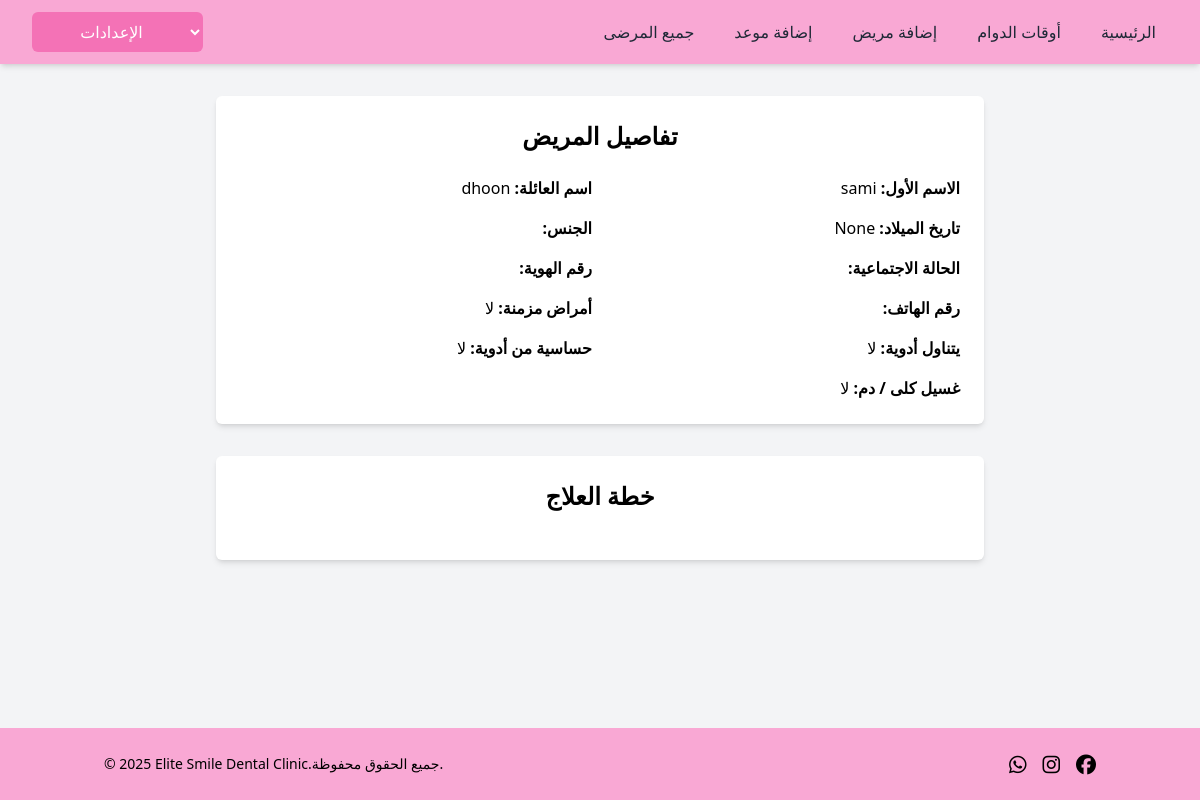
/doctor/patient_details_display/8, run on an earlier commit of the app's database.
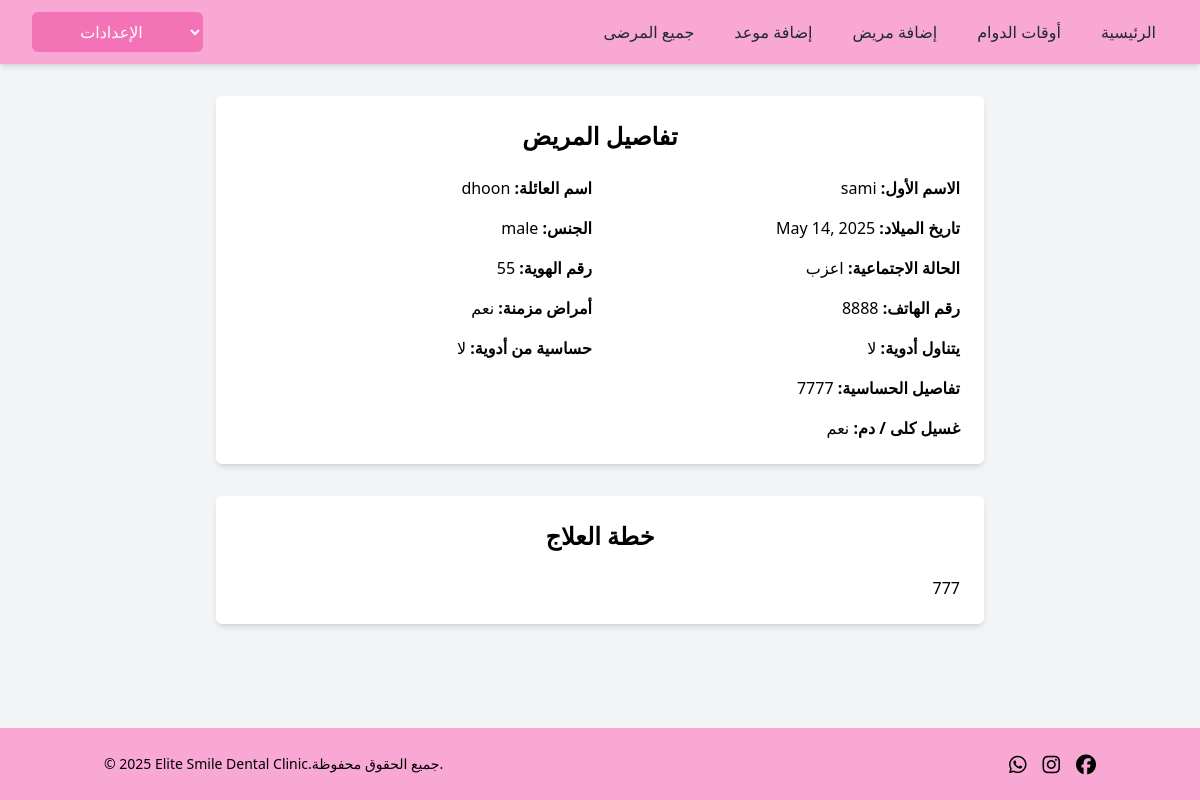
And on a later commit of the database.
### clinic_app/models.py (models this page shows, shortened)
class User(models.Model):
    first_name = models.CharField(max_length=255)
    last_name = models.CharField(max_length=255)
    email = models.CharField(max_length=255)
    password = models.CharField(max_length=255)
    role = models.CharField(max_length=255, default='patient')
    doctor = models.ForeignKey('self', null=True, blank=True, on_delete=models.SET_NULL, related_name='patients')
    birth_date = models.DateField(blank=True, null=True)
    gender = models.CharField(max_length=10, blank=True)  # No need for null=True in CharField
    social_status = models.CharField(max_length=20, blank=True)
    id_number = models.CharField(max_length=20, blank=True)
    phone = models.CharField(max_length=20, blank=True)
    chronic_disease = models.BooleanField(default=False)
    takes_medications = models.BooleanField(default=False)
    drug_allergy = models.BooleanField(default=False)
    allergy_details = models.TextField(blank=True)
    dialysis =models.BooleanField(default=False)
    treatment_plan = models.TextField(blank=True)
    created_at = models.DateTimeField(auto_now_add=True)
    updated_at = models.DateTimeField(auto_now=True)
    objects = UserManager()

### doctor_app/views.py (the view)
# urls.py: path('patient_details_display/<int:patientid>', views.patient_details_display, name='patient_details_display'),
def patient_details_display(request,patientid):
    context={
        'patient':User.objects.get(id=patientid)
    }
    return render(request,'doctor/patient_details_display.html',context)

### doctor_app/templates/doctor/patient_details_display.html (shortened to what this page needs)
<!DOCTYPE html>
<html lang="ar" dir="rtl">
<head>
    <script src="https://cdn.tailwindcss.com"></script>
</head>
<body class="bg-gray-100 font-sans">
    <div dir="ltr">
        {% include 'doctor/navbardoctor.html' %}
    </div>
    <div class="max-w-3xl mx-auto p-6 bg-white shadow-md rounded-md mt-8">
        <h1 class="text-2xl font-bold mb-6 text-center">تفاصيل المريض</h1>
        <div class="grid grid-cols-1 sm:grid-cols-2 gap-4">
            <div><strong>الاسم الأول:</strong> {{ patient.first_name }}</div>
            <div><strong>اسم العائلة:</strong> {{ patient.last_name }}</div>
            <div><strong>تاريخ الميلاد:</strong> {{ patient.birth_date }}</div>
            <div><strong>الجنس:</strong> {{ patient.gender }}</div>
            <div><strong>الحالة الاجتماعية:</strong> {{ patient.social_status}}</div>
            <div><strong>رقم الهوية:</strong> {{ patient.id_number }}</div>
            <div><strong>رقم الهاتف:</strong> {{ patient.phone }}</div>
            <div><strong>أمراض مزمنة:</strong> {{ patient.chronic_disease|yesno:"نعم,لا" }}</div>
            <div><strong>يتناول أدوية:</strong> {{ patient.current_medication|yesno:"نعم,لا" }}</div>
            <div><strong>حساسية من أدوية:</strong> {{ patient.drug_allergy|yesno:"نعم,لا" }}</div>
            {% if patient.allergy_details %}
            <div class="col-span-2"><strong>تفاصيل الحساسية:</strong> {{ patient.allergy_details }}</div>
            {% endif %}
            <div><strong>غسيل كلى / دم:</strong> {{ patient.dialysis|yesno:"نعم,لا" }}</div>
        </div>
    </div>
    <div class="max-w-3xl mx-auto p-6 bg-white shadow-md rounded-md mt-8">
        <h1 class="text-2xl font-bold mb-6 text-center">خطة العلاج</h1>
        <div class="grid grid-cols-1 sm:grid-cols-2 gap-4">
            <div>{{patient.treatment_plan}}</div>
        </div>
    </div>
    <div dir="ltr">
        {% include 'clinic/footer.html' %}
    </div>
</body>
</html>

### doctor_app/templates/doctor/navbardoctor.html (shortened to what this page needs)
<!DOCTYPE html>
<html lang="ar" dir="rtr">
<head>
    <script src="https://cdn.tailwindcss.com"></script>
</head>
<body class="bg-gray-50">
    <nav class="bg-pink-300 shadow-md">
        <div class="max-w-8xl mx-auto px-4 sm:px-6 lg:px-8">
            <div class="flex justify-between h-16 items-center">
                <div class="relative inline-block">
                    <select id="settingsSelect" onchange="handleSelect(this)"
                        class="bg-pink-400 text-white text-center px-4 py-2 rounded-md font-medium focus:outline-none focus:ring-2 focus:ring-pink-600 hover:bg-pink-500">
                        <option selected disabled>الإعدادات</option>
                    </select>
                </div>
                <div class="flex space-x-4">
                    <a href="{% url 'all_patients_display' %}" class="text-gray-800 hover:text-white px-3 py-2 rounded-md text-md font-medium">جميع المرضى</a>
                    <a href="{% url 'book_appointment' %}" class="text-gray-800 hover:text-white px-3 py-2 rounded-md text-md font-medium">إضافة موعد</a>
                    <a href="{% url 'add_patient' %}" class="text-gray-800 hover:text-white px-3 py-2 rounded-md text-md font-medium">إضافة مريض</a>
                    <a href="{% url 'working_hours' %}" class="text-gray-800 hover:text-white px-3 py-2 rounded-md text-md font-medium">أوقات الدوام</a>
                    <a href="{% url 'admin_main_page' %}" class="text-gray-800 hover:text-white px-3 py-2 rounded-md text-md font-medium">الرئيسية</a>
                </div>
            </div>
        </div>
    </nav>
</body>
</html>

### clinic_app/templates/clinic/footer.html (shortened to what this page needs)
<!DOCTYPE html>
<html lang="en">
<head>
    <link rel="stylesheet" href="https://cdnjs.cloudflare.com/ajax/libs/font-awesome/6.5.0/css/all.min.css">
    <script src="https://cdn.tailwindcss.com"></script>
</head>
<body class="bg-gray-50">
    <footer class="bg-pink-300 py-6 mt-10 fixed bottom-0 w-full">
        <div class="container mx-auto px-4 flex flex-col md:flex-row items-center justify-between">
            {% now "Y" as current_year %}
            <p class="text-sm mb-4 md:mb-0">© {{ current_year }} Elite Smile Dental Clinic.جميع الحقوق محفوظة.</p>
            <div class="flex space-x-4">
                <a href="https://wa.me/970599123456" target="_blank" class="hover:text-green-400 transition">
                    <i class="fab fa-whatsapp fa-lg"></i>
                </a>
                <a href="https://www.instagram.com/elitesmileclinic" target="_blank" class="hover:text-pink-400 transition">
                    <i class="fab fa-instagram fa-lg"></i>
                </a>
                <a href="https://www.facebook.com/elitesmileclinic" target="_blank" class="hover:text-blue-400 transition">
                    <i class="fab fa-facebook fa-lg"></i>
                </a>
            </div>
        </div>
    </footer>
</body>
</html>

What changed in the data, as far as the page shows it:
changed User "sami": birth_date "None" → "May 14, 2025"; gender (not shown) → "male"; social_status (not shown) → "اعزب"; id_number (not shown) → "55"; phone (not shown) → "8888"; chronic_disease "لا" → "نعم"; allergy_details (not shown) → "7777"; dialysis "لا" → "نعم"; treatment_plan (not shown) → "777"
Also different on the page:
text now shown: "تفاصيل الحساسية:"
